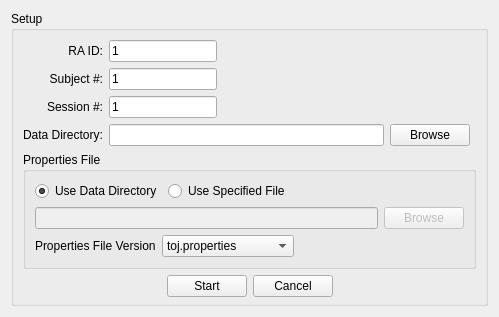
<?xml version="1.0" encoding="UTF-8"?>
<ui version="4.0">
 <class>Setup</class>
 <widget class="QWidget" name="Setup">
  <property name="geometry">
   <rect>
    <x>0</x>
    <y>0</y>
    <width>499</width>
    <height>304</height>
   </rect>
  </property>
  <property name="windowTitle">
   <string>Experiment Setup</string>
  </property>
  <layout class="QVBoxLayout" name="verticalLayout_3">
   <item>
    <widget class="QGroupBox" name="groupBox">
     <property name="title">
      <string>Setup</string>
     </property>
     <layout class="QVBoxLayout" name="verticalLayout_2" stretch="0,0,0">
      <property name="bottomMargin">
       <number>6</number>
      </property>
      <item>
       <layout class="QFormLayout" name="formLayout">
        <property name="labelAlignment">
         <set>Qt::AlignRight|Qt::AlignTrailing|Qt::AlignVCenter</set>
        </property>
        <property name="rightMargin">
         <number>6</number>
        </property>
        <item row="0" column="0">
         <widget class="QLabel" name="label">
          <property name="text">
           <string>RA ID:</string>
          </property>
          <property name="alignment">
           <set>Qt::AlignRight|Qt::AlignTrailing|Qt::AlignVCenter</set>
          </property>
         </widget>
        </item>
        <item row="0" column="1">
         <widget class="QLineEdit" name="tbRAID">
          <property name="sizePolicy">
           <sizepolicy hsizetype="Fixed" vsizetype="Fixed">
            <horstretch>0</horstretch>
            <verstretch>0</verstretch>
           </sizepolicy>
          </property>
          <property name="text">
           <string>1</string>
          </property>
         </widget>
        </item>
        <item row="1" column="0">
         <widget class="QLabel" name="label_2">
          <property name="text">
           <string>Subject #:</string>
          </property>
          <property name="alignment">
           <set>Qt::AlignRight|Qt::AlignTrailing|Qt::AlignVCenter</set>
          </property>
         </widget>
        </item>
        <item row="1" column="1">
         <widget class="QLineEdit" name="tbSubjID">
          <property name="sizePolicy">
           <sizepolicy hsizetype="Fixed" vsizetype="Fixed">
            <horstretch>0</horstretch>
            <verstretch>0</verstretch>
           </sizepolicy>
          </property>
          <property name="text">
           <string>1</string>
          </property>
         </widget>
        </item>
        <item row="2" column="0">
         <widget class="QLabel" name="label_3">
          <property name="text">
           <string>Session #:</string>
          </property>
         </widget>
        </item>
        <item row="2" column="1">
         <widget class="QLineEdit" name="tbSessionID">
          <property name="sizePolicy">
           <sizepolicy hsizetype="Fixed" vsizetype="Fixed">
            <horstretch>0</horstretch>
            <verstretch>0</verstretch>
           </sizepolicy>
          </property>
          <property name="text">
           <string>1</string>
          </property>
         </widget>
        </item>
        <item row="3" column="0">
         <widget class="QLabel" name="label_4">
          <property name="text">
           <string>Data Directory:</string>
          </property>
         </widget>
        </item>
        <item row="3" column="1">
         <layout class="QHBoxLayout" name="horizontalLayout">
          <item>
           <widget class="QLineEdit" name="tbDataDirectory">
            <property name="text">
             <string/>
            </property>
           </widget>
          </item>
          <item>
           <widget class="QPushButton" name="btBrowse">
            <property name="text">
             <string>Browse</string>
            </property>
           </widget>
          </item>
         </layout>
        </item>
       </layout>
      </item>
      <item>
       <widget class="QGroupBox" name="groupBox_2">
        <property name="title">
         <string>Properties File</string>
        </property>
        <layout class="QVBoxLayout" name="verticalLayout">
         <item>
          <layout class="QHBoxLayout" name="horizontalLayout_2">
           <item>
            <widget class="QRadioButton" name="rbDataDir">
             <property name="text">
              <string>Use Data Directory</string>
             </property>
             <property name="checked">
              <bool>true</bool>
             </property>
            </widget>
           </item>
           <item>
            <widget class="QRadioButton" name="rbSpecDir">
             <property name="text">
              <string>Use Specified File</string>
             </property>
             <property name="checked">
              <bool>false</bool>
             </property>
            </widget>
           </item>
           <item>
            <spacer name="horizontalSpacer_2">
             <property name="orientation">
              <enum>Qt::Horizontal</enum>
             </property>
             <property name="sizeHint" stdset="0">
              <size>
               <width>40</width>
               <height>20</height>
              </size>
             </property>
            </spacer>
           </item>
          </layout>
         </item>
         <item>
          <layout class="QHBoxLayout" name="horizontalLayout_3">
           <item>
            <widget class="QLineEdit" name="tbPropertiesFile">
             <property name="enabled">
              <bool>false</bool>
             </property>
             <property name="text">
              <string/>
             </property>
            </widget>
           </item>
           <item>
            <widget class="QPushButton" name="btBrowseProperties">
             <property name="enabled">
              <bool>false</bool>
             </property>
             <property name="text">
              <string>Browse</string>
             </property>
            </widget>
           </item>
          </layout>
         </item>
         <item>
          <layout class="QHBoxLayout" name="horizontalLayout_4" stretch="0,0,1">
           <item>
            <widget class="QLabel" name="label_5">
             <property name="text">
              <string>Properties File Version</string>
             </property>
            </widget>
           </item>
           <item>
            <widget class="QComboBox" name="cbProperties">
             <item>
              <property name="text">
               <string>toj.properties</string>
              </property>
             </item>
             <item>
              <property name="text">
               <string>AV7B-si.properties</string>
              </property>
             </item>
            </widget>
           </item>
           <item>
            <spacer name="horizontalSpacer">
             <property name="orientation">
              <enum>Qt::Horizontal</enum>
             </property>
             <property name="sizeHint" stdset="0">
              <size>
               <width>40</width>
               <height>20</height>
              </size>
             </property>
            </spacer>
           </item>
          </layout>
         </item>
        </layout>
       </widget>
      </item>
      <item>
       <layout class="QHBoxLayout" name="horizontalLayout_6">
        <item>
         <spacer name="horizontalSpacer_3">
          <property name="orientation">
           <enum>Qt::Horizontal</enum>
          </property>
          <property name="sizeHint" stdset="0">
           <size>
            <width>40</width>
            <height>20</height>
           </size>
          </property>
         </spacer>
        </item>
        <item>
         <widget class="QPushButton" name="btStart">
          <property name="sizePolicy">
           <sizepolicy hsizetype="Fixed" vsizetype="Fixed">
            <horstretch>0</horstretch>
            <verstretch>0</verstretch>
           </sizepolicy>
          </property>
          <property name="text">
           <string>Start</string>
          </property>
         </widget>
        </item>
        <item>
         <widget class="QPushButton" name="btCancel">
          <property name="sizePolicy">
           <sizepolicy hsizetype="Fixed" vsizetype="Fixed">
            <horstretch>0</horstretch>
            <verstretch>0</verstretch>
           </sizepolicy>
          </property>
          <property name="text">
           <string>Cancel</string>
          </property>
         </widget>
        </item>
        <item>
         <spacer name="horizontalSpacer_4">
          <property name="orientation">
           <enum>Qt::Horizontal</enum>
          </property>
          <property name="sizeHint" stdset="0">
           <size>
            <width>40</width>
            <height>20</height>
           </size>
          </property>
         </spacer>
        </item>
       </layout>
      </item>
     </layout>
    </widget>
   </item>
  </layout>
 </widget>
 <resources/>
 <connections/>
</ui>
